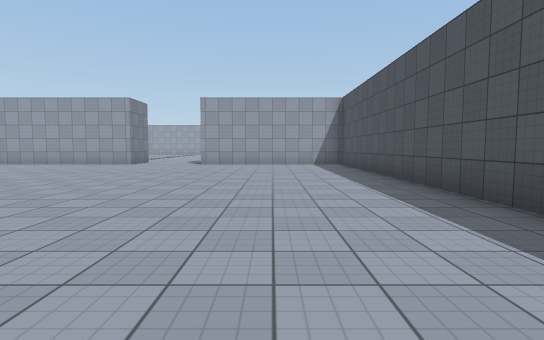
View 1 (above)

24 first-person views from a walk through a scene from a Unity 3-D project. The camera is 1.3 m above the floor, tilts 4° down and sees 80° across. The floor is counted in squares, 2 m on a side. Each view is taken from the middle of a square. On the plan, view 1 faces up. The plan holds only what a view shows up to about 10 squares ahead; the rest is blank. The place goes on beyond the plan. The player character is not drawn. Door leaves are left out, so doorways stand open. Surface patterns are stand-ins for the level's own textures.

View 2
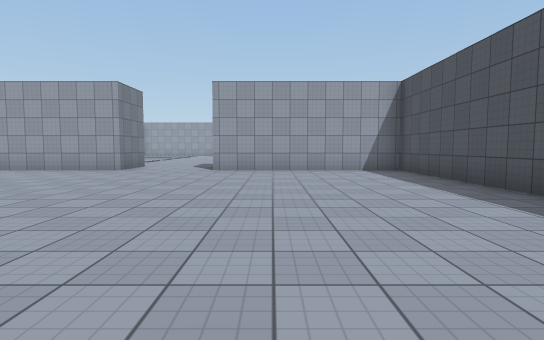

View 3
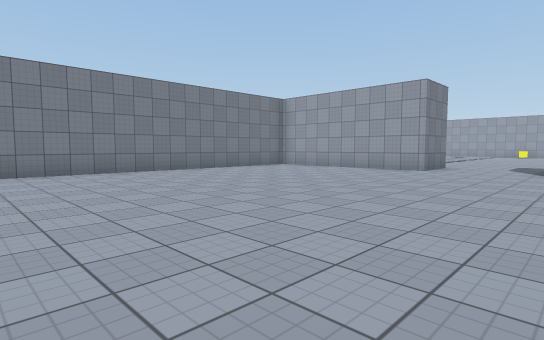

View 4
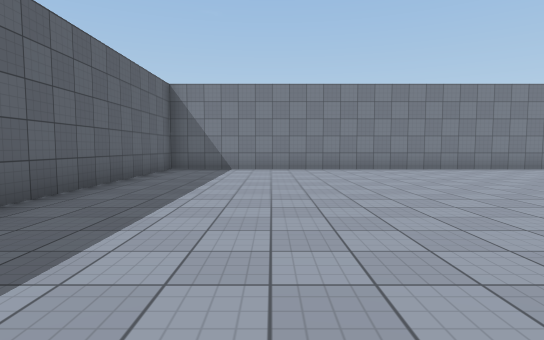

View 5
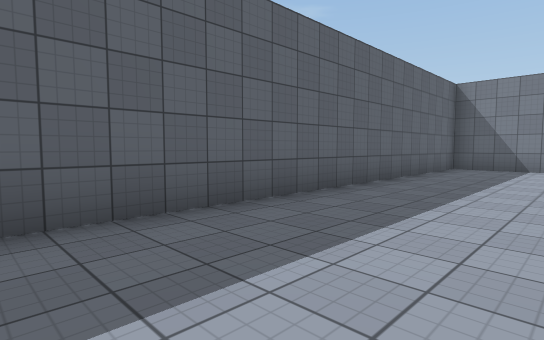

View 6
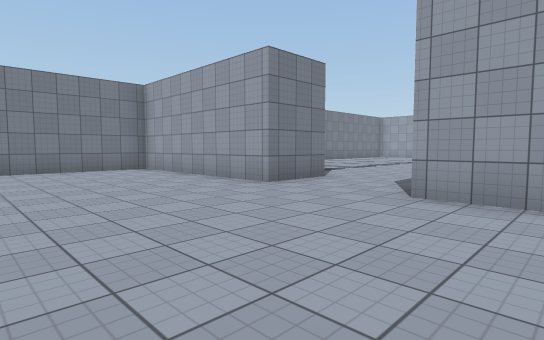

View 7
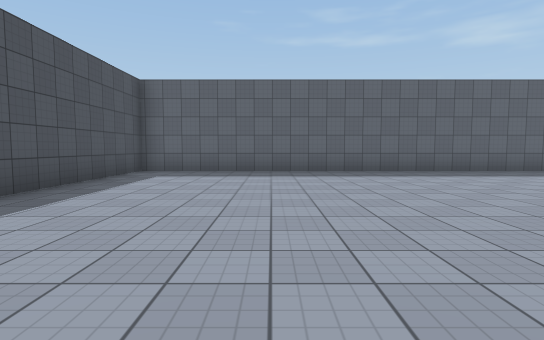

View 8
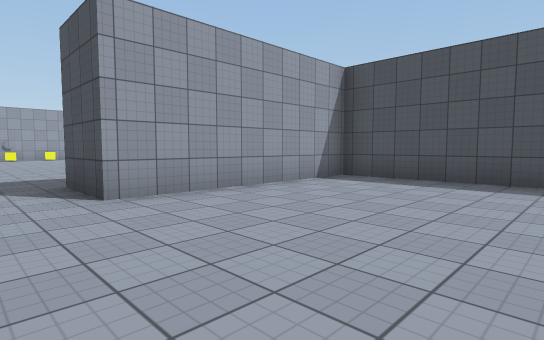

View 9
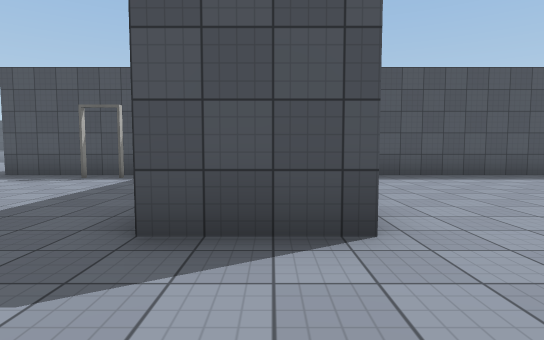

View 10
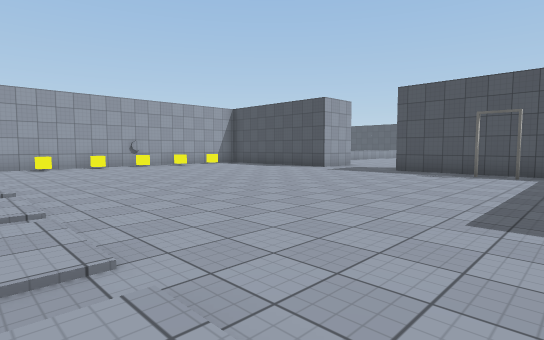

View 11
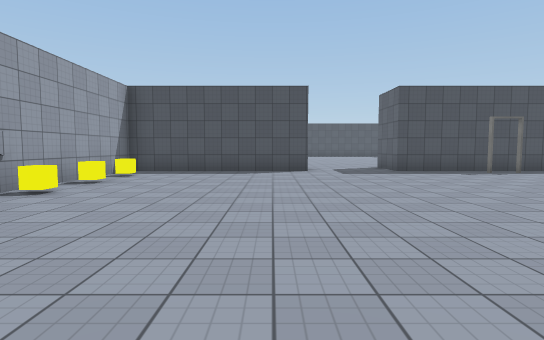

View 12
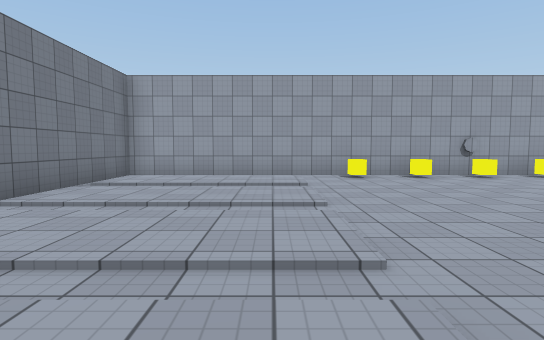

View 13
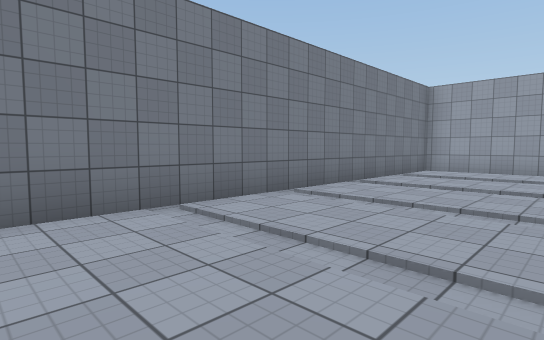

View 14
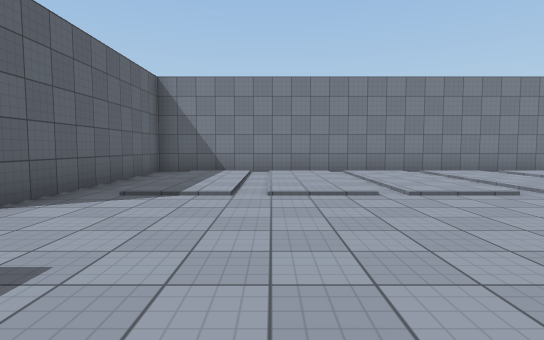

View 15
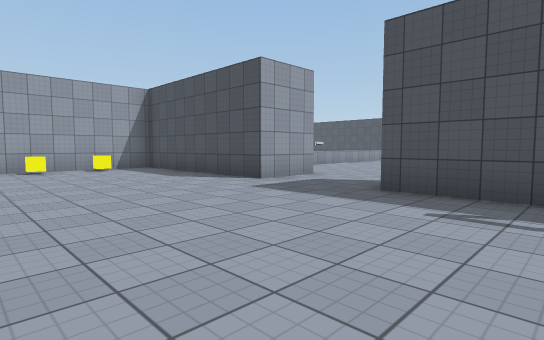

View 16
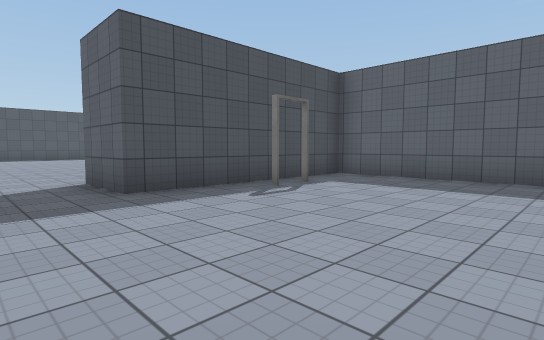

View 17
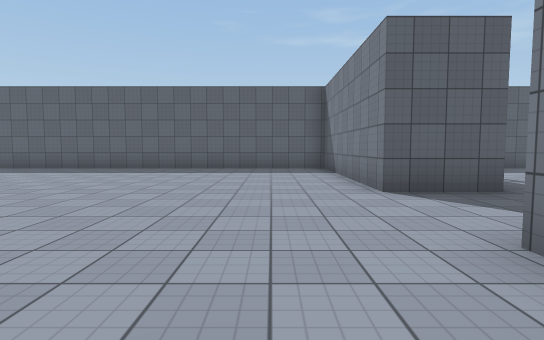

View 18
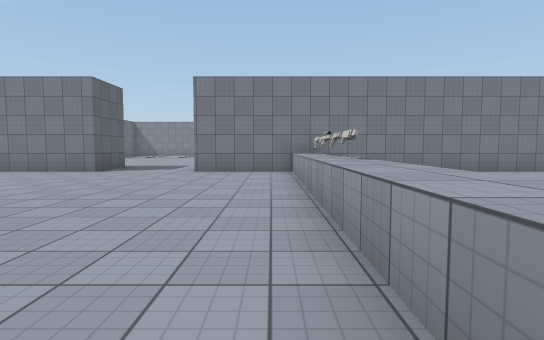

View 19
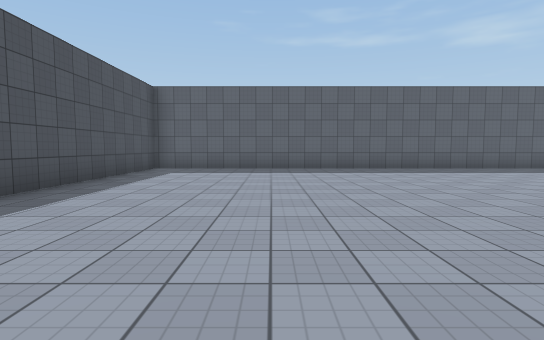

View 20
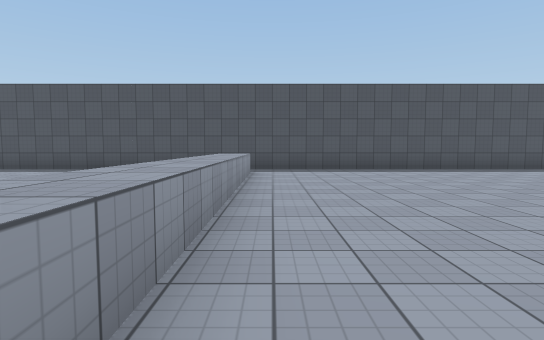

View 21
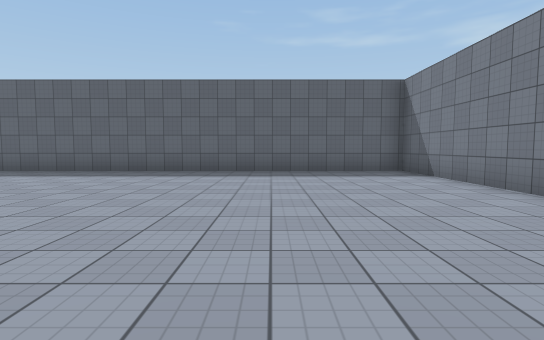

View 22
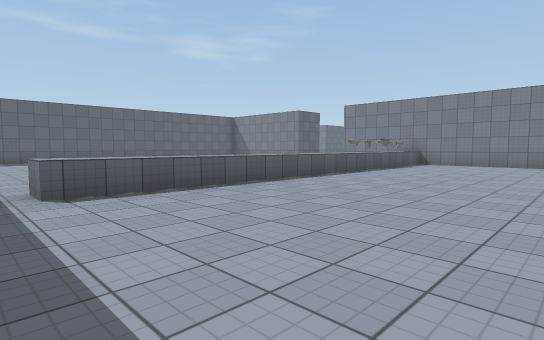

View 23
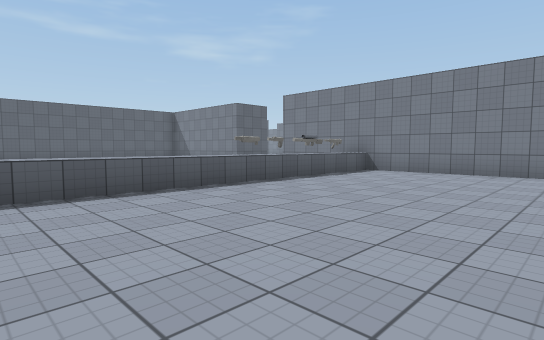

View 24
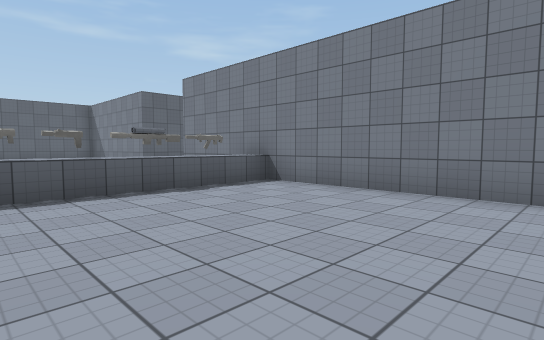

### Floor plan
Ten units are one square. View 1 is at (0, 0); x grows to the right and y downward. Boxes are objects, and circles mark ways between rooms. Rooms are numbered by the first view taken in them; rooms with no view inside come last. Other rooms are left out.
<svg viewBox="-111 -310 292 325">
<path fill="none" stroke="#000" d="M-53 -122 -106 -122 -106 10 26 10 26 -122 -27 -122M-19 -140 26 -140 26 -193 44 -193M44 -219 26 -219 26 -272 -106 -272 -106 -140 -53 -140 -53 -122M-27 -122 -27 -140M44 -193 44 -140 176 -140 176 -305M44 -305 44 -219M95 -253 162 -253 162 -245M142 -246 94 -246M44 -253 56 -253"/>
<rect x="-55" y="-275" width="10" height="10" fill="#bbb"><title>yellow cube</title></rect>
<rect x="-45" y="-275" width="10" height="10" fill="#bbb"><title>yellow cube</title></rect>
<rect x="-25" y="-275" width="10" height="10" fill="#bbb"><title>yellow cube</title></rect>
<rect x="-15" y="-275" width="10" height="10" fill="#bbb"><title>yellow cube</title></rect>
<rect x="5" y="-275" width="10" height="10" fill="#bbb"><title>yellow cube</title></rect>
<rect x="55" y="-255" width="10" height="10" fill="#bbb"><title>other object</title></rect>
<rect x="65" y="-255" width="10" height="10" fill="#bbb"><title>other object</title></rect>
<rect x="75" y="-255" width="10" height="10" fill="#bbb"><title>pistol</title></rect>
<rect x="85" y="-255" width="10" height="10" fill="#bbb"><title>other object</title></rect>
<circle cx="-40" cy="-127" r="3" fill="#2a7"/>
<circle cx="35" cy="-205" r="3" fill="#2a7"/>
<text x="-40" y="-60">1</text>
<text x="-40" y="-210">2</text>
<text x="110" y="-220">3</text>
</svg>
Room 1 opens to room 2. Room 2 opens to room 3.

Where each view was taken, in squares from view 1:
view 1: 0 up, 0 right, facing up
view 2: 3 up, 1 left, facing up
view 3: 3 up, 2 left, facing up-left
view 4: 2 up, 1 left, facing left
view 5: 2 up, 0 right, facing down-left
view 6: 8 up, 1 left, facing up-left
view 7: 8 up, 1 left, facing down
view 8: 8 up, 4 left, facing up-right
view 9: 13 up, 5 left, facing right
view 10: 15 up, 7 left, facing up-right
view 11: 23 up, 7 left, facing right
view 12: 19 up, 7 left, facing up
view 13: 17 up, 7 left, facing up-left
view 14: 17 up, 2 left, facing left
view 15: 17 up, 2 left, facing up-right
view 16: 21 up, 2 left, facing down-right
view 17: 24 up, 6 right, facing down
view 18: 24 up, 13 right, facing left
view 19: 24 up, 14 right, facing down
view 20: 24 up, 8 right, facing right
view 21: 23 up, 8 right, facing down
view 22: 30 up, 17 right, facing down-left
view 23: 30 up, 13 right, facing down-left
view 24: 30 up, 9 right, facing down-left
